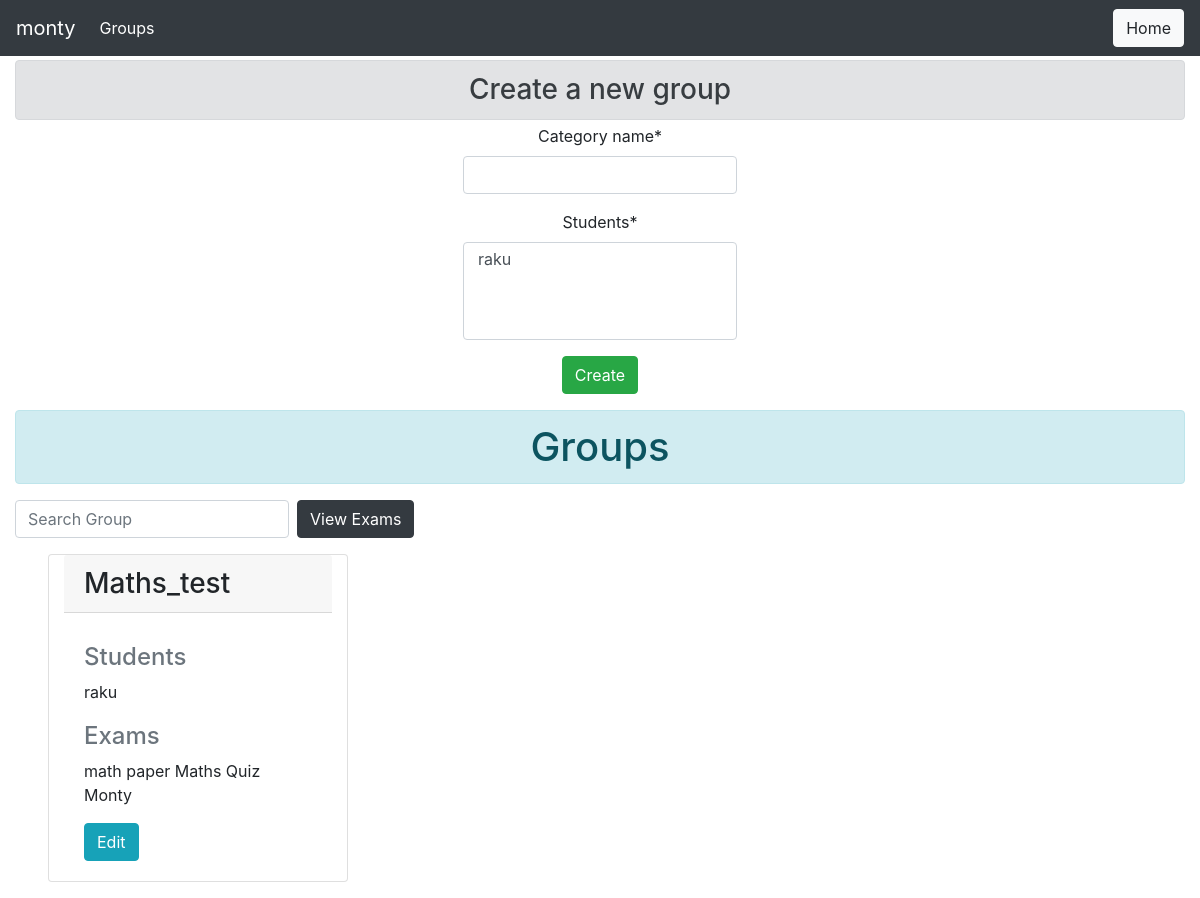
/prof/viewgroups (signed in), run on the app's committed database.
### main/models/group.py (models this page shows, shortened)
class Special_Students(models.Model):
    professor = models.ForeignKey(User, limit_choices_to={'groups__name': "Professor"}, on_delete=models.CASCADE)
    category_name = models.CharField(max_length=10)
    students = models.ManyToManyField(User, limit_choices_to={'groups__name': "Student"}, related_name='student_groups')

### main/models/exam.py (models this page shows, shortened)
class Exam_Model(models.Model):
    professor = models.ForeignKey(User, limit_choices_to={'groups__name': "Professor"}, on_delete=models.CASCADE)
    name = models.CharField(max_length=50)
    total_marks = models.IntegerField()
    duration = models.IntegerField()
    question_paper = models.ForeignKey(Question_Paper, on_delete=models.CASCADE, related_name='exams')
    student_group = models.ManyToManyField(Special_Students, related_name='exams')
    start_time = models.DateTimeField(default=datetime.now())
    end_time = models.DateTimeField(default=datetime.now())

### prof/views/group.py (the view, shortened to what this page needs)
def create_student_group(request):
    prof = request.user
    return render(request, 'prof/group/addview_groups.html', {
        'special_students_db': Special_Students.objects.filter(professor=prof), 'prof': prof, 'groupForm': Group_Form()
    })

### main/models/group.py
class Group_Form(ModelForm):
    class Meta:
        model = Special_Students
        fields = '__all__'
        exclude = ['professor']

### prof/templates/prof/group/addview_groups.html (shortened to what this page needs)
{% extends 'prof/base/base.html' %}
{% load crispy_forms_tags %}
{% load static %}
{% block navbar_title %}{{ prof.username }}{% endblock navbar_title %}
{% block navitem_title %}Groups{% endblock navitem_title %}
{% block buttons %}
    <a class="btn btn-light" href="{% url 'prof:index' %}">Home</a>
{% endblock buttons %}
{% block body %}
    <div class="container-fluid">
        <h3 class="alert alert-secondary my-1" align="center">Create a new group</h3>
        <div align='center' id="create_group">
            <div class="container d-flex h-100 row justify-content-center col-20">
                <form align='center' method="POST">
                    {{ groupForm|crispy }}
                    <input class="btn btn-success" type="submit" value="Create">
                </form>
            </div>
        </div>
        <div id='groups'>
            <h1 class="alert alert-info my-3" align="center">Groups</h1>
            <form class="form-inline my-2 my-lg-0">
                <input id="searchGroup" class="form-control mr-sm-2" type="search" placeholder="Search Group"
                    aria-label="Search">
                    <a class="btn btn-dark" href="{% url 'prof:view_exams' %}" target="_blank">View Exams</a>
            </form>
            <div class="row">
                {% for group in special_students_db %}
                <div class="card my-3 mx-5 col-sm-3">
                    <h3 class="card-header">{{ group.category_name }}</h3>
                    <div class="card-body">
                        <p class="card-text">
                            <h4 class="card-subtitle mb-2 text-muted">Students</h4>
                            {% for stud in group.students.all %}
                            {{stud.username}}
                            {% endfor %}
                            <br><br>
                            <h4 class="card-subtitle mb-2 text-muted">Exams</h4>
                            {% for exam in group.exams.all %}
                                {{ exam.name }}
                                {% empty %}
                                    No exams associated
                            {% endfor %}
                        </p>
                        <a href="{% url 'prof:edit_group' group.id %}"
                            class="card-link btn btn-info">Edit</a>
                    </div>
                </div>
                {% empty %}
                <h3>No groups</h3>
                {% endfor %}
            </div>
        </div>
    </div>
{% endblock body %}

### data on the page
Special_Students: category_name "Maths_test"
Exam_Model: name "math paper"
Exam_Model: name "Maths Quiz"
Exam_Model: name "Monty"

### other printed values
{{ prof.username }} "monty"
{{ stud.username }} "raku"
